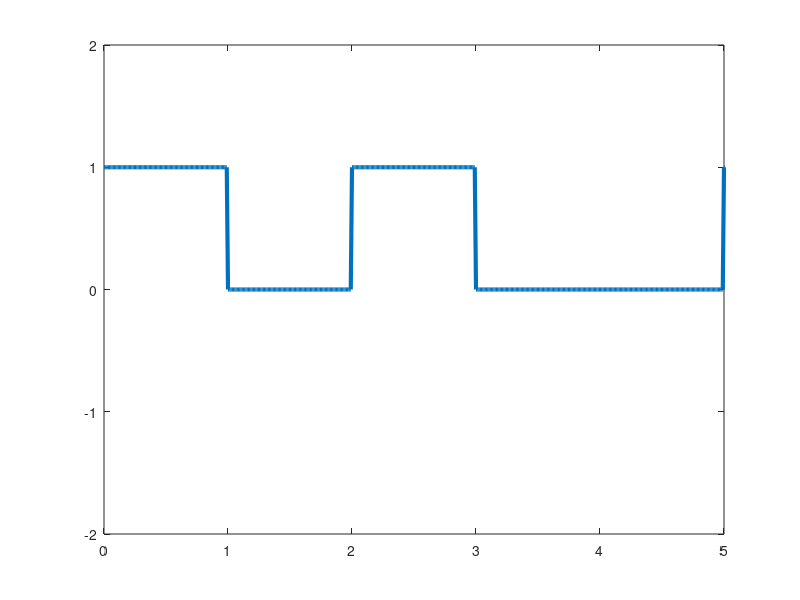

The MATLAB source for this figure:
clc;
clear;

# bits = input('give array: ');

bits = [1 0 1 0 0 1 1]

n = 100;
T = length(bits);
N = n*length(bits);

t = 0:T/N:T;
x = zeros(1,length (t));

for i=1:length(bits)
    if bits(i) == 1
        x((i-1)*n+1:i*n) = 1;
    endif
endfor
    
plot(t,x,'LineWidth',3);
axis([0,5,-2,2]);

counter = 0;